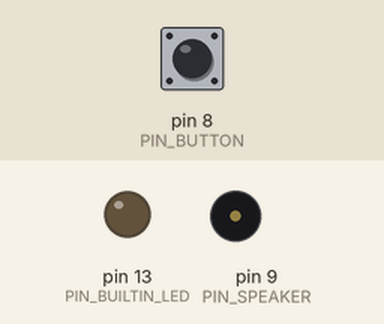
A sketch run on a simulated Arduino Uno, built with avr-gcc and run on an emulated ATmega328P. On the bench: output pins drawn as LEDs (lit = HIGH), buzzer (waves = sounding). The inputs (shaded band) are chosen by the test bench; at power-on: pin 8 (PIN_BUTTON) HIGH.

Above: at 1.2 s.
1.3 s: pin 8 (PIN_BUTTON) pulled LOW for 0.15 s
At 3.0 s:
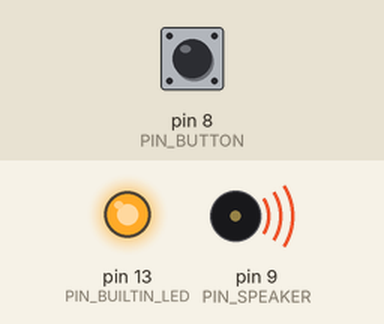
Timing chart, 0 to 10.3 s (numbered marks = the images above; inputs shaded):
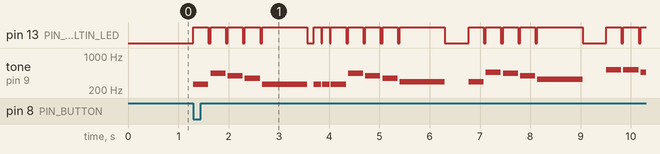

The sketch:

jingle_bells.ino
```cpp
//##############################################################################
// SETUP PINS
//
// PIN_BUZZER and PIN_BUTTON define which pins on the PC Board connect to the speaker and the push button
// These can be assigned to other pins as desired
#define PIN_SPEAKER        9
#define PIN_BUTTON        8


// PIN_BUILTIN_LED is 13 so as to use the LED built into the Arduino hardware
// if you reassign it, you'll need to add an external LED on the pin you chose
#define PIN_BUILTIN_LED  13


//##############################################################################
// This function runs once each time the Arduino is powered up
// For this project we just need to configure the GPIO pins we'll be using
void setup(){

  pinMode(PIN_BUILTIN_LED, OUTPUT);
  pinMode(PIN_SPEAKER, OUTPUT);

  // PIN_BUTTON gets connected to ground when the pushbutton is
  // pressed. We put the pin in INPUT_PULLUP mode, pulling the pin weakly HIGH.
  // When the button is pressed, the pin will be shorted to ground,
  // pulling it strongly LOW.
  pinMode(PIN_BUTTON, INPUT_PULLUP);

}

//##############################################################################
// This function runs over and over forever after setup() finishes
void loop(){

  // PIN_BUTTON will only be LOW if the button is being pressed.
  if (digitalRead(PIN_BUTTON) == LOW){
        play_jingle_bells();
  }
}


//##############################################################################
// SETUP TEMPO
// This defines the speed at which the song plays. TEMPO=60 means 60 BPM or 60 quarter notes per minute
#define TEMPO 175


//##############################################################################
// NOTE DURATION SETUP
// Rather than typing in the duration of each note (e.g. 250 for 250 milliseconds)
// we associate musical notation such as whole, half, quarter, eighth and sixteenth notes
#define QUARTER 60000/TEMPO
#define HALF QUARTER*2
#define WHOLE HALF*2
#define EIGHTH QUARTER/2
#define SIXTEENTH EIGHTH/2
#define HALF_DOT HALF*3/2
#define QUARTER_DOT QUARTER*3/2
#define EIGHTH_DOT EIGHTH*3/2
#define SIXTEENTH_DOT SIXTEENTH*3/2


//##############################################################################
// SETUP MUSICAL NOTES
// rather than remembering/typing the correct frequency for each note,
// we associate musical note names with their frequencies.
// that lets us use the names in place of the numbers.
#define SILENCE           0
#define LO_C            156
#define LO_D            165
#define LO_E            175
#define LO_F            185
#define LO_G            196
#define LO_GSHARP       208
#define LO_A            220
#define LO_ASHARP       233
#define LO_B            246
#define MID_C           261
#define MID_D           294
#define MID_E           329
#define MID_F           349
#define MID_G           391
#define MID_GSHARP      415
#define MID_A           440
#define MID_ASHARP      466
#define MID_BFLAT       466
#define MID_B           494
#define HI_C            523
#define HI_CSHARP       554
#define HI_D            587
#define HI_DSHARP       622
#define HI_E            659
#define HI_F            698
#define HI_FSHARP       740
#define HI_G            784
#define HI_GSHARP       830
#define HI_A            880
#define HI_HI_C         1026


//##############################################################################

void play_jingle_bells(){

  // this deifnes the number of notes in the array below
  int note_count = 106;

  #define FREQUENCY 0
  #define DURATION 1

  int jingle_bells[note_count][2] = {
    {MID_C, QUARTER},
    {MID_A, QUARTER},
    {MID_G, QUARTER},
    {MID_F, QUARTER},
    {MID_C, HALF_DOT},
    {MID_C, EIGHTH},
    {MID_C, EIGHTH},
    {MID_C, QUARTER},
    {MID_A, QUARTER},
    {MID_G, QUARTER},
    {MID_F, QUARTER},
    {MID_D, HALF_DOT},
    {SILENCE, QUARTER},
    {MID_D, QUARTER},
    {MID_BFLAT, QUARTER},
    {MID_A, QUARTER},
    {MID_G, QUARTER},
    {MID_E, HALF_DOT},
    {SILENCE, QUARTER},
    {HI_C, QUARTER},
    {HI_C, QUARTER},
    {MID_BFLAT, QUARTER},
    {MID_G, QUARTER},
    {MID_A, HALF_DOT},
    {SILENCE, QUARTER},
    {MID_C, QUARTER},
    {MID_A, QUARTER},
    {MID_G, QUARTER},
    {MID_F, QUARTER},
    {MID_C, HALF_DOT},
    {SILENCE, QUARTER},
    {MID_C, QUARTER},
    {MID_A, QUARTER},
    {MID_G, QUARTER},
    {MID_F, QUARTER},
    {MID_D, HALF_DOT},
    {MID_D, QUARTER},
    {MID_D, QUARTER},
    {MID_BFLAT, QUARTER},
    {MID_A, QUARTER},
    {MID_G, QUARTER},
    {HI_C, QUARTER},
    {HI_C, QUARTER},
    {HI_C, QUARTER},
    {HI_C, EIGHTH},
    {HI_C, EIGHTH},
    {HI_D, QUARTER},
    {HI_C, QUARTER},
    {MID_BFLAT, QUARTER},
    {MID_G, QUARTER},
    {MID_F, HALF},
    {HI_C, HALF},

    // Start Jingle Bells Refrain
    {MID_A, QUARTER},
    {MID_A, QUARTER},
    {MID_A, HALF},
    {MID_A, QUARTER},
    {MID_A, QUARTER},
    {MID_A, HALF},
    {MID_A, QUARTER},
    {HI_C, QUARTER},
    {MID_F, QUARTER_DOT},
    {MID_G, EIGHTH},
    {MID_A, WHOLE},

    {MID_BFLAT, QUARTER},
    {MID_BFLAT, QUARTER},
    {MID_BFLAT, QUARTER_DOT},
    {MID_BFLAT, EIGHTH},
    {MID_BFLAT, QUARTER},
    {MID_A, QUARTER},
    {MID_A, QUARTER},
    {MID_A, EIGHTH},
    {MID_A, EIGHTH},
    {MID_A, QUARTER},
    {MID_G, QUARTER},
    {MID_G, QUARTER},
    {MID_A, QUARTER},
    {MID_G, HALF},
    {HI_C, HALF},

    {MID_A, QUARTER},
    {MID_A, QUARTER},
    {MID_A, HALF},
    {MID_A, QUARTER},
    {MID_A, QUARTER},
    {MID_A, HALF},
    {MID_A, QUARTER},
    {HI_C, QUARTER},
    {MID_F, QUARTER_DOT},
    {MID_G, EIGHTH},
    {MID_A, WHOLE},

    {MID_BFLAT, QUARTER},
    {MID_BFLAT, QUARTER},
    {MID_BFLAT, QUARTER_DOT},
    {MID_BFLAT, EIGHTH},
    {MID_BFLAT, QUARTER},
    {MID_A, QUARTER},
    {MID_A, QUARTER},
    {MID_A, EIGHTH},
    {MID_A, EIGHTH},
    {HI_C, QUARTER},
    {HI_C, QUARTER},
    {MID_BFLAT, QUARTER},
    {MID_G, QUARTER},
    {MID_F, WHOLE},

    {SILENCE, WHOLE}
  };

  // variable "i" is our position within the "jingle_bells" structure
  for (int i=0; i<note_count; i++){

    // if this particular note isn't SILENCE, turn on the LED and emit a tone at FREQUENCY
    if (jingle_bells[i][FREQUENCY] != SILENCE){
      digitalWrite(PIN_BUILTIN_LED, HIGH);
      tone(PIN_SPEAKER, jingle_bells[i][FREQUENCY]);
    }

    // The DURATION of the note is broken up into two slices, the tone itself and a small bit of silence.
    // This small bit of quiet time appears between notes and makes the music sound more natural
    //   slice 1: for 7/8 of the DURATION the tone is emitted
    //   slice 2: for 1/8 of the DURATION the speaker is silent

    // The following line is a fast way to do a divide by 8 and assigns 1/8 of the duration to "quiet_time"
    int quiet_time = jingle_bells[i][DURATION]>>3;

    // wait for the prescribed DURATION to elapse (slice 1)
    delay(jingle_bells[i][DURATION] - quiet_time);

    // extinguish the LED and silence the buzzer
    digitalWrite(PIN_BUILTIN_LED, LOW);
    noTone(PIN_SPEAKER);

    // wait for the quiet time before moving to the next NOTE
    delay(quiet_time);
  }
}

//##############################################################################
```

Measured:
- after the input at 1.3 s, tone on pin 9 (PIN_SPEAKER): plays 261 Hz for 0.30 s, 440 Hz for 0.30 s, 391 Hz for 0.30 s, 349 Hz for 0.30 s, 261 Hz for 0.90 s, 261 Hz for 0.15 s … (20 notes in this stretch), starting at once
